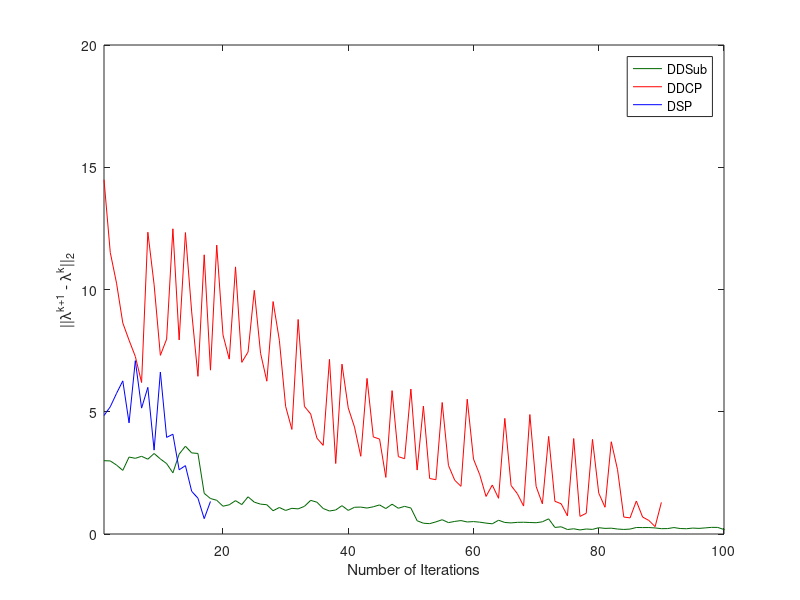

This chart was generated by the following MATLAB code:
%% Figure 5

gra = csvread('output/sslp_15_45_15_s3_dualvars.csv');
spx = csvread('output/sslp_15_45_15_s0_dualvars.csv');
ipm = csvread('output/sslp_15_45_15_s2_dualvars.csv');

h = figure;
% set(h, 'position', [0, 0, 500, 300]);
plot(1:size(gra,1), gra, 'Color', [0 0.4 0]);
hold on;
plot(1:size(spx,1), spx, 'r');
plot(1:size(ipm,1), ipm, 'b');
legend('DDSub', 'DDCP', 'DSP');
xlabel('Number of Iterations');
ylabel('||\lambda^{k+1} - \lambda^k||_2');
xlim([1 100]);
hold off;

% save
hgexport(gcf, 'Figure5.eps');
